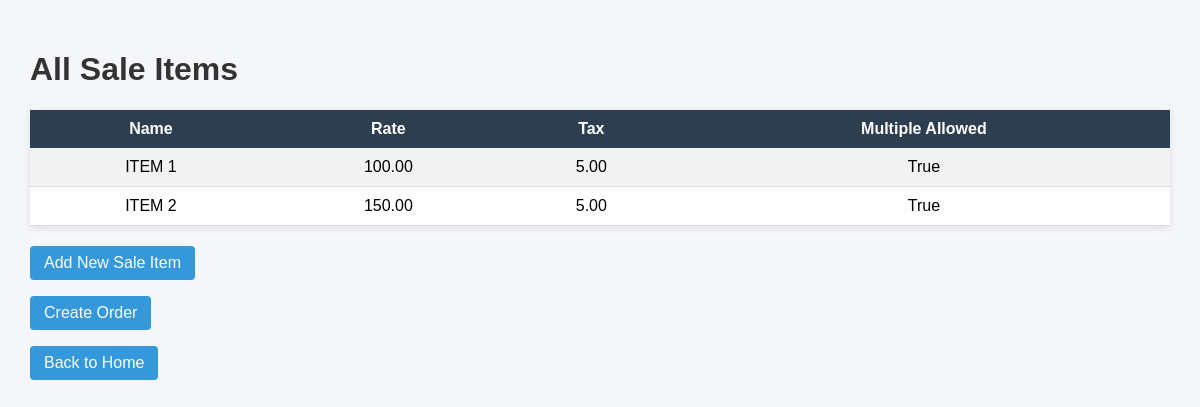
Page /saleitems/ on the committed database.
### web/models.py (models this page shows, shortened)
class SaleItem(models.Model):
    name = models.CharField(max_length=255)
    rate = models.DecimalField(max_digits=30, decimal_places=2, default=0)
    tax = models.DecimalField(max_digits=30, decimal_places=2, default=0)
    multiple_allowed = models.BooleanField(default=False)

### web/views.py (the view)
# urls.py: path('saleitems/', views.list_saleitems, name='list_saleitems'),
def list_saleitems(request):
    items = SaleItem.objects.all()
    return render(request, 'list_saleitems.html', {'items': items})

### templates/list_saleitems.html (shortened to what this page needs)
<!DOCTYPE html>
<html>
<head>
</head>
<body>
<h1>All Sale Items</h1>
<table>
<tr>
<th>Name</th>
<th>Rate</th>
<th>Tax</th>
<th>Multiple Allowed</th>
</tr>
{% for item in items %}
<tr>
<td>{{ item.name }}</td>
<td>{{ item.rate }}</td>
<td>{{ item.tax }}</td>
<td>{{ item.multiple_allowed }}</td>
</tr>
{% empty %}
<tr>
<td colspan="4">No Sale Items added yet.</td>
</tr>
{% endfor %}
</table>
<div class="links">
<p><a href="{% url 'add_saleitem' %}">Add New Sale Item</a></p>
<p><a href="{% url 'create_order' %}">Create Order</a></p>
<p><a href="{% url 'home' %}">Back to Home</a></p>
</div>
</body>
</html>

### templates/list_saleitems.html (style rules this page uses)
body { font-family: Arial, Helvetica, sans-serif; background:#f4f6f9; margin:0; padding:30px; }
h1 { color:#333; }
table { width:100%; border-collapse:collapse; margin-top:15px; background:white; box-shadow:0 2px 8px rgba(0,0,0,0.1); }
th { background:#2c3e50; color:white; padding:10px; }
td { padding:10px; border-bottom:1px solid #ddd; text-align:center; }
tr:nth-child(even) { background:#f2f2f2; }
.links { margin-top:20px; }
.links a { text-decoration:none; background:#3498db; color:white; padding:8px 14px; border-radius:4px; margin-right:10px; display:inline-block; }

### rows in the picture
SaleItem: name "ITEM 1", rate "100.00", tax "5.00", multiple_allowed "True"
SaleItem: name "ITEM 2", rate "150.00", tax "5.00", multiple_allowed "True"
